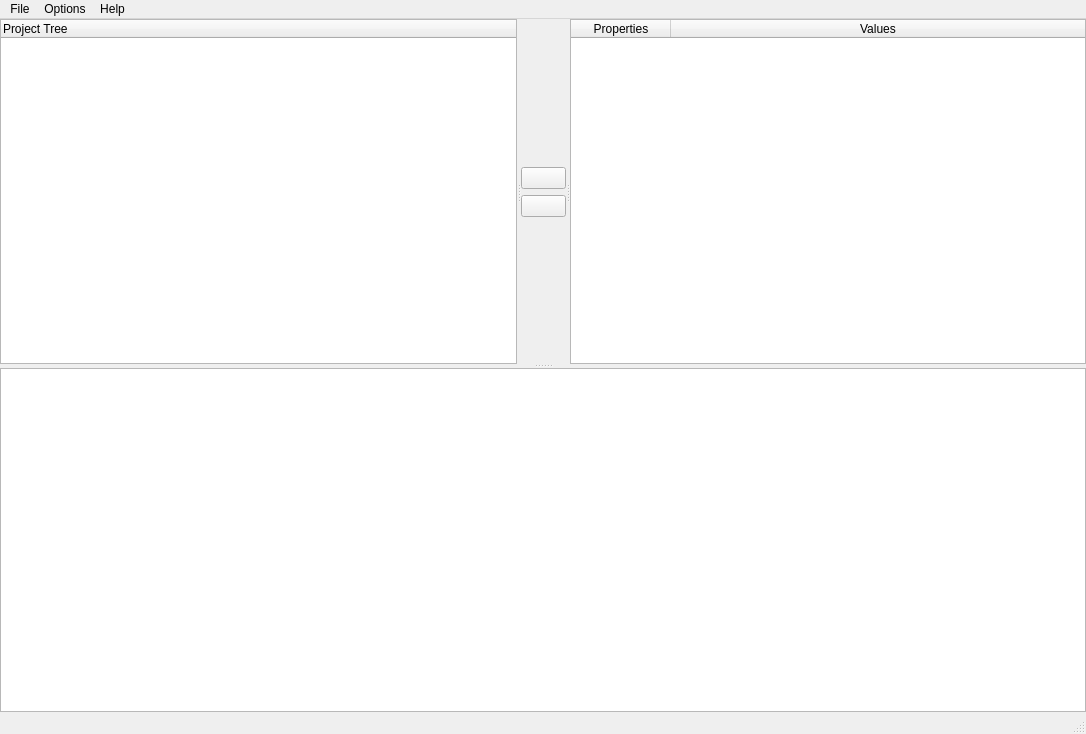
<?xml version="1.0" encoding="UTF-8"?>
<ui version="4.0">
 <class>MainWindow</class>
 <widget class="QMainWindow" name="MainWindow">
  <property name="geometry">
   <rect>
    <x>0</x>
    <y>0</y>
    <width>1086</width>
    <height>734</height>
   </rect>
  </property>
  <property name="windowTitle">
   <string>Blueprint::Cpp</string>
  </property>
  <widget class="QWidget" name="centralwidget">
   <property name="sizePolicy">
    <sizepolicy hsizetype="Maximum" vsizetype="Maximum">
     <horstretch>0</horstretch>
     <verstretch>0</verstretch>
    </sizepolicy>
   </property>
   <layout class="QVBoxLayout" name="centralWidgetVerticalLayout">
    <property name="spacing">
     <number>0</number>
    </property>
    <property name="sizeConstraint">
     <enum>QLayout::SizeConstraint::SetDefaultConstraint</enum>
    </property>
    <property name="leftMargin">
     <number>0</number>
    </property>
    <property name="topMargin">
     <number>0</number>
    </property>
    <property name="rightMargin">
     <number>0</number>
    </property>
    <property name="bottomMargin">
     <number>0</number>
    </property>
    <item>
     <widget class="QSplitter" name="verticalSplitter">
      <property name="sizePolicy">
       <sizepolicy hsizetype="Expanding" vsizetype="Expanding">
        <horstretch>0</horstretch>
        <verstretch>0</verstretch>
       </sizepolicy>
      </property>
      <property name="autoFillBackground">
       <bool>false</bool>
      </property>
      <property name="frameShape">
       <enum>QFrame::Shape::NoFrame</enum>
      </property>
      <property name="orientation">
       <enum>Qt::Orientation::Vertical</enum>
      </property>
      <property name="opaqueResize">
       <bool>true</bool>
      </property>
      <property name="handleWidth">
       <number>4</number>
      </property>
      <widget class="QSplitter" name="horizontalSplitter">
       <property name="orientation">
        <enum>Qt::Orientation::Horizontal</enum>
       </property>
       <property name="childrenCollapsible">
        <bool>false</bool>
       </property>
       <widget class="QTreeWidget" name="projectTree">
        <property name="frameShape">
         <enum>QFrame::Shape::StyledPanel</enum>
        </property>
        <property name="frameShadow">
         <enum>QFrame::Shadow::Sunken</enum>
        </property>
        <column>
         <property name="text">
          <string>Project Tree</string>
         </property>
        </column>
       </widget>
       <widget class="QWidget" name="treeOptionsWidget" native="true">
        <property name="maximumSize">
         <size>
          <width>45</width>
          <height>16777215</height>
         </size>
        </property>
        <layout class="QVBoxLayout" name="verticalLayout">
         <item>
          <spacer name="verticalSpacer">
           <property name="orientation">
            <enum>Qt::Orientation::Vertical</enum>
           </property>
           <property name="sizeHint" stdset="0">
            <size>
             <width>20</width>
             <height>40</height>
            </size>
           </property>
          </spacer>
         </item>
         <item>
          <widget class="QPushButton" name="pushButtonUp">
           <property name="text">
            <string/>
           </property>
          </widget>
         </item>
         <item>
          <widget class="QPushButton" name="pushButtonDown">
           <property name="text">
            <string/>
           </property>
          </widget>
         </item>
         <item>
          <spacer name="verticalSpacer_2">
           <property name="orientation">
            <enum>Qt::Orientation::Vertical</enum>
           </property>
           <property name="sizeHint" stdset="0">
            <size>
             <width>20</width>
             <height>40</height>
            </size>
           </property>
          </spacer>
         </item>
        </layout>
       </widget>
       <widget class="QTableWidget" name="propertiesTable">
        <property name="frameShape">
         <enum>QFrame::Shape::StyledPanel</enum>
        </property>
        <property name="frameShadow">
         <enum>QFrame::Shadow::Sunken</enum>
        </property>
        <attribute name="horizontalHeaderStretchLastSection">
         <bool>true</bool>
        </attribute>
        <attribute name="verticalHeaderVisible">
         <bool>false</bool>
        </attribute>
        <column>
         <property name="text">
          <string>Properties</string>
         </property>
        </column>
        <column>
         <property name="text">
          <string>Values</string>
         </property>
        </column>
       </widget>
      </widget>
      <widget class="QTextEdit" name="loggTextWindow">
       <property name="frameShape">
        <enum>QFrame::Shape::StyledPanel</enum>
       </property>
       <property name="frameShadow">
        <enum>QFrame::Shadow::Sunken</enum>
       </property>
       <property name="readOnly">
        <bool>true</bool>
       </property>
      </widget>
     </widget>
    </item>
   </layout>
  </widget>
  <widget class="QMenuBar" name="menubar">
   <property name="geometry">
    <rect>
     <x>0</x>
     <y>0</y>
     <width>1086</width>
     <height>19</height>
    </rect>
   </property>
   <widget class="QMenu" name="menuFile">
    <property name="title">
     <string>File</string>
    </property>
    <addaction name="actionNew"/>
    <addaction name="actionOpen"/>
    <addaction name="actionSave"/>
    <addaction name="actionClose"/>
    <addaction name="actionQuit"/>
   </widget>
   <widget class="QMenu" name="menuOptions">
    <property name="title">
     <string>Options</string>
    </property>
    <addaction name="actionGenerate"/>
   </widget>
   <widget class="QMenu" name="menuHelp">
    <property name="title">
     <string>Help</string>
    </property>
    <addaction name="actionAbout"/>
   </widget>
   <addaction name="menuFile"/>
   <addaction name="menuOptions"/>
   <addaction name="menuHelp"/>
  </widget>
  <widget class="QStatusBar" name="statusbar"/>
  <action name="actionOpen">
   <property name="text">
    <string>Open...</string>
   </property>
  </action>
  <action name="actionSave">
   <property name="text">
    <string>Save...</string>
   </property>
  </action>
  <action name="actionGenerate">
   <property name="text">
    <string>Generate...</string>
   </property>
  </action>
  <action name="actionAbout">
   <property name="text">
    <string>About</string>
   </property>
  </action>
  <action name="actionClose">
   <property name="text">
    <string>Close</string>
   </property>
  </action>
  <action name="actionQuit">
   <property name="text">
    <string>Quit</string>
   </property>
  </action>
  <action name="actionNew">
   <property name="text">
    <string>New</string>
   </property>
  </action>
 </widget>
 <resources/>
 <connections/>
</ui>
